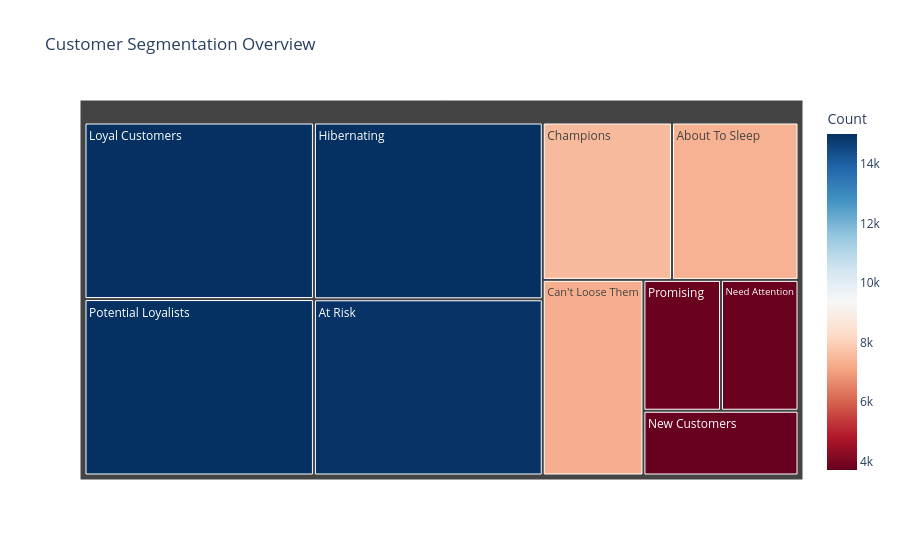

The code cell stored with this chart in its notebook:
### Code cell
import plotly.express as px

# Segment counts dataFrame :
df_counts = rfm['Segment'].value_counts().reset_index()
df_counts.columns = ['Segment', 'Count']

# Treemap Plot
fig = px.treemap(df_counts, path=['Segment'], values='Count', 
                 title='Customer Segmentation Overview',
                 color='Count', color_continuous_scale='RdBu')
fig.show()

### Figure 1 — Plotly figure (JSON) as saved in the notebook; plotly's stock layout.template omitted (floating-point values rounded to 4 significant figures)
{"data": [{"branchvalues": "total", "customdata": [[7373], [14936], [7294], [7535], [14986], [15005], [3757], [3720], [14993], [3759]], "domain": {"x": [0, 1], "y": [0, 1]}, "hovertemplate": "labels=%{label}<br>Count_sum=%{value}<br>parent=%{parent}<br>id=%{id}<br>Count=%{color}<extra></extra>", "ids": ["About To Sleep", "At Risk", "Can't Loose Them", "Champions", "Hibernating", "Loyal Customers", "Need Attention", "New Customers", "Potential Loyalists", "Promising"], "labels": ["About To Sleep", "At Risk", "Can't Loose Them", "Champions", "Hibernating", "Loyal Customers", "Need Attention", "New Customers", "Potential Loyalists", "Promising"], "marker": {"coloraxis": "coloraxis", "colors": [7373, 14936, 7294, 7535, 14986, 15005, 3757, 3720, 14993, 3759]}, "name": "", "parents": ["", "", "", "", "", "", "", "", "", ""], "type": "treemap", "values": [7373, 14936, 7294, 7535, 14986, 15005, 3757, 3720, 14993, 3759]}], "layout": {"coloraxis": {"colorbar": {"title": {"text": "Count"}}, "colorscale": [[0, "rgb(103,0,31)"], [0.1, "rgb(178,24,43)"], [0.2, "rgb(214,96,77)"], [0.3, "rgb(244,165,130)"], [0.4, "rgb(253,219,199)"], [0.5, "rgb(247,247,247)"], [0.6, "rgb(209,229,240)"], [0.7, "rgb(146,197,222)"], [0.8, "rgb(67,147,195)"], [0.9, "rgb(33,102,172)"], [1, "rgb(5,48,97)"]]}, "legend": {"tracegroupgap": 0}, "title": {"text": "Customer Segmentation Overview"}}}
